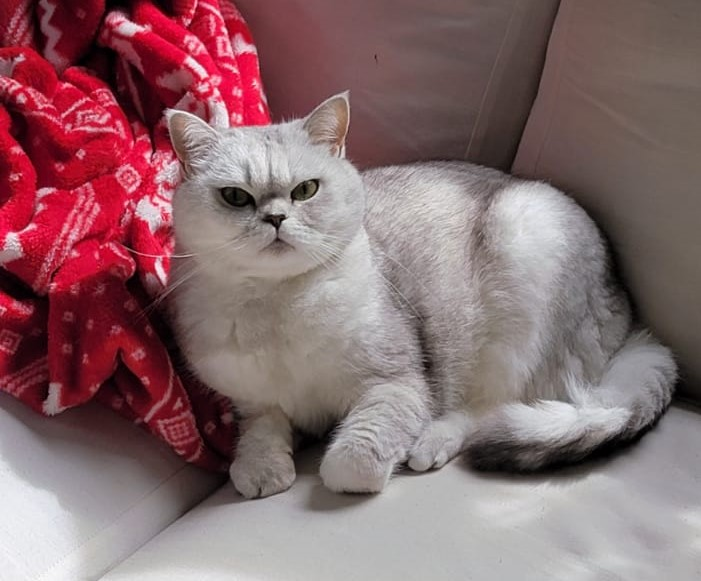
#> input picture Module 4/dori.jpeg, 701 x 581 px
$ python canny1.py
#> lines starting #> are read from the running program, lines starting #| are printed output that depends on the picture
import cv2


img = cv2.imread("./dori.jpeg")
#> img is the input picture: shape (581, 701, 3); mean B, G, R 109.8, 106.3, 136.8
gray = cv2.cvtColor(img, cv2.COLOR_BGR2GRAY)
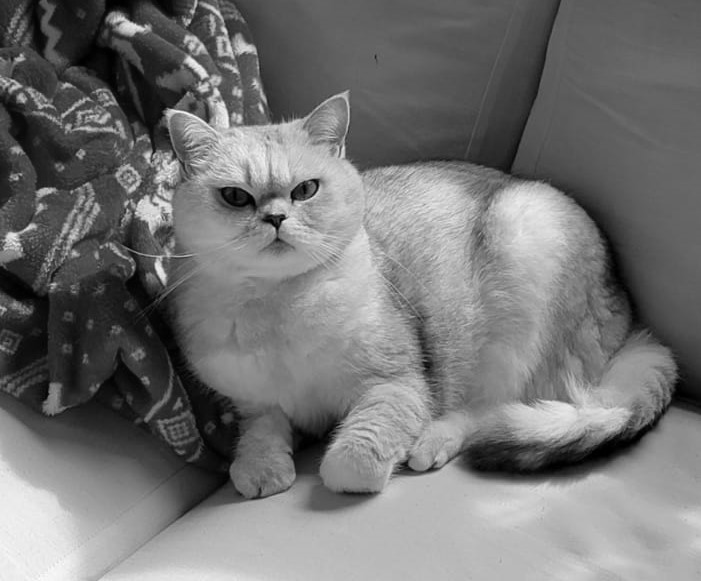
#> gray: shape (581, 701); min 0, max 254, mean 115.9
edges = cv2.Canny(img, 100, 150)
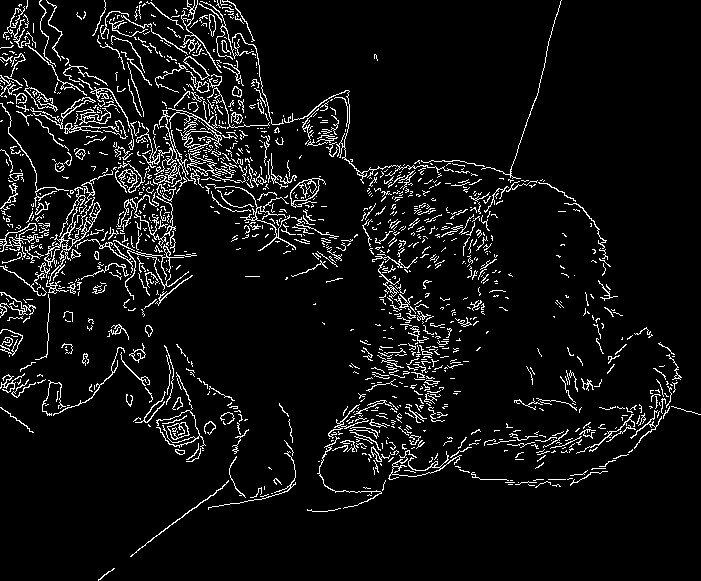
#> edges: shape (581, 701); 6.7% white in thin lines or dots


cv2.imshow("Image", img)
cv2.imshow("Canny", edges)
cv2.waitKey(0)
cv2.destroyAllWindows()
